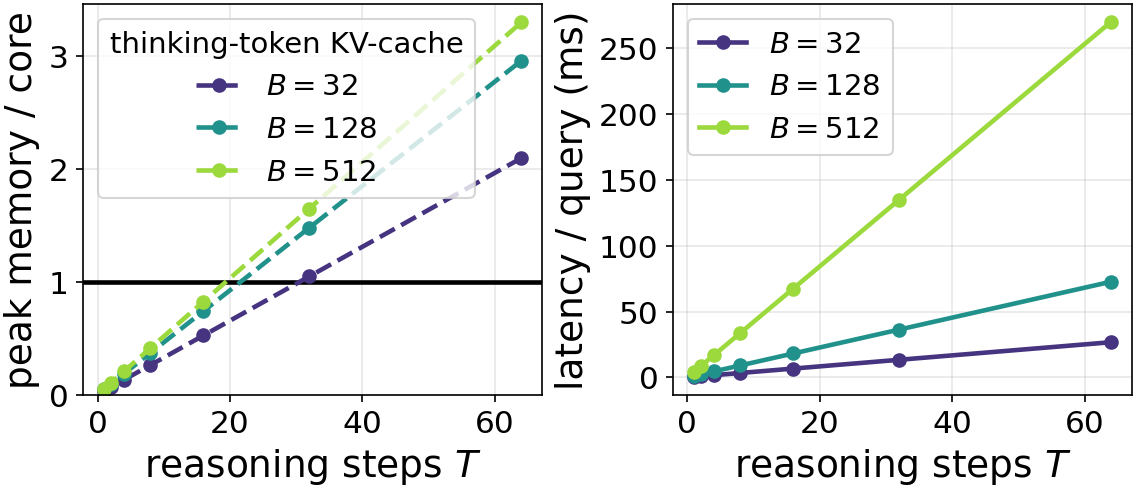

Reproduce this figure in Python.
"""
Measured inference cost of the depth-recurrent reasoning core (paper Fig. fig:inference-cost).

A single pre-norm Transformer block (d=256, h=8, d_ff=1024, L=128, plus the
identity-biased gate and depth embedding of our core) is applied T times. We
measure peak CUDA memory and per-query wall-clock latency as the step count T
and the batch size B grow, and overlay the analytical key-value-cache memory
that a token-generating backbone of depth N would need for the same T
(Section "Computational and Memory Complexity").

GPU job: run via run_inference_cost.sh, which measures and then plots. To only
redraw the figure from an existing inference_cost.json (no GPU needed), run
    python inference_cost.py --plot-only
"""

import json
import sys
import time

import numpy as np
import matplotlib
matplotlib.use("Agg")
import matplotlib.pyplot as plt

D_MODEL, NHEAD, DIM_FF, L = 256, 8, 1024, 128
T_LIST = [1, 2, 4, 8, 16, 32, 64]
B_LIST = [1, 32, 128, 512]
N_BACKBONE = 24          # depth of the reference token backbone (GPT-2 medium)
D_BACKBONE = 1024        # its hidden width; measured, see measure_kv_cache.py
BYTES_PER = 2            # fp16 KV cache
REPS = 30


def _build_block():
    """Import torch lazily so --plot-only works on a CPU-only login node."""
    import torch
    import torch.nn as nn

    class ReasoningBlock(nn.Module):
        """One pre-norm Transformer block + depth embedding + identity-biased
        gate, matching the core used in the sequence-task experiments."""

        def __init__(self, d=D_MODEL, h=NHEAD, ff=DIM_FF, max_steps=128):
            super().__init__()
            self.ln1 = nn.LayerNorm(d)
            self.ln2 = nn.LayerNorm(d)
            self.attn = nn.MultiheadAttention(d, h, batch_first=True)
            self.ff = nn.Sequential(nn.Linear(d, ff), nn.GELU(), nn.Linear(ff, d))
            self.depth_emb = nn.Embedding(max_steps, d)
            self.gate = nn.Linear(2 * d, d)
            nn.init.constant_(self.gate.bias, -2.0)

        def forward(self, h, t):
            x = h + self.depth_emb(torch.tensor(t, device=h.device))
            xn = self.ln1(x)
            a, _ = self.attn(xn, xn, xn, need_weights=False)
            x = x + a
            x = x + self.ff(self.ln2(x))
            z = torch.sigmoid(self.gate(torch.cat([x, h], dim=-1)))
            return z * x + (1.0 - z) * h

    return ReasoningBlock()


def measure(block, B, T, device):
    import torch

    with torch.no_grad():
        h0 = torch.randn(B, L, D_MODEL, device=device)
        h = h0
        for t in range(min(T, 4)):          # warmup
            h = block(h, t)
        torch.cuda.synchronize()
        torch.cuda.reset_peak_memory_stats(device)
        t0 = time.perf_counter()
        for _ in range(REPS):
            h = h0
            for t in range(T):
                h = block(h, t)
        torch.cuda.synchronize()
        latency_ms = (time.perf_counter() - t0) / REPS * 1e3
        peak_mb = torch.cuda.max_memory_allocated(device) / 1e6
    return peak_mb, latency_ms


def kv_cache_mb(B, T, d=D_BACKBONE, N=N_BACKBONE):
    """Key-value cache that the T *thinking* tokens alone add to an N-layer
    backbone: 2 * B * T * N * d * bytes.

    The prompt's own cache is excluded on purpose. Section "Computational and
    Memory Complexity" compares the cost of thinking, and the recurrent core
    carries the same prompt as the backbone does, so charging the prompt to the
    reasoning budget would flatter our side of the comparison.

    The shape and the constant are not assumed: measure_kv_cache.py reads the
    real `past_key_values` of GPT-2 medium (N=24, d=1024) and checks that the
    cache equals 2 * B * (L + T) * N * d * bytes to the byte, and that it is
    exactly linear in B. Subtracting the prompt term is therefore exact."""
    return BYTES_PER * 2 * B * T * N * d / 1e6


def make_figure(out):
    """Restricted to the serving-scale batch sizes (B >= 32); at B=1 the core's
    fixed workspace floor dwarfs the KV-cache so the memory comparison is not
    meaningful there, and B=1 latency is within a few percent of B=32 anyway
    (the GPU is not saturated). Left: the growing key-value-cache term a
    depth-N token backbone would carry, as a multiple of the recurrent core's
    own (T-independent) footprint -- the core is the flat y=1 line. Right:
    latency per query, linear in T."""
    t_list = out["T_list"]
    b_list = [B for B in out["B_list"] if B >= 32]
    # Font sizes target the final render: the figure is included at \columnwidth
    # (~3.5 in), i.e. scaled by ~0.49x, so ~18/15 pt here land near the 8/7 pt
    # the heatmap figures render at -- the paper's camera-ready floor. Panel
    # titles are dropped (the axis labels and caption carry that text) so the
    # two panels fit the single column at this type size.
    FS_LABEL, FS_TICK, FS_LEG = 18, 15, 14
    fig, (axm, axl) = plt.subplots(1, 2, figsize=(7.6, 3.3),
                                   constrained_layout=True)
    colors = plt.cm.viridis(np.linspace(0.15, 0.85, len(b_list)))
    cmap = dict(zip(b_list, colors))

    axm.axhline(1.0, color="black", lw=2.2)   # the core: caption notes y=1 is it
    for B in b_list:
        core_flat = max(out["recurrent"][str(B)]["peak_mb"])
        ratio = [kv_cache_mb(B, T) / core_flat for T in t_list]
        axm.plot(t_list, ratio, "o--", color=cmap[B], lw=2.2, ms=6,
                 label=f"$B{{=}}{B}$")
    axm.set_xlabel("reasoning steps $T$", fontsize=FS_LABEL)
    axm.set_ylabel("peak memory / core", fontsize=FS_LABEL)
    axm.set_ylim(bottom=0)
    axm.tick_params(labelsize=FS_TICK)
    axm.legend(fontsize=FS_LEG, loc="upper left", handlelength=1.6,
               title="thinking-token KV-cache", title_fontsize=FS_LEG)
    axm.grid(alpha=0.3)

    for B in b_list:
        axl.plot(t_list, out["recurrent"][str(B)]["latency_ms"], "o-",
                 color=cmap[B], lw=2.2, ms=6, label=f"$B{{=}}{B}$")
    axl.set_xlabel("reasoning steps $T$", fontsize=FS_LABEL)
    axl.set_ylabel("latency / query (ms)", fontsize=FS_LABEL)
    axl.tick_params(labelsize=FS_TICK)
    axl.legend(fontsize=FS_LEG, loc="upper left", handlelength=1.6)
    axl.grid(alpha=0.3)

    fig.savefig("inference_cost.pdf", dpi=150, bbox_inches="tight", pad_inches=0.03)
    fig.savefig("inference_cost.png", dpi=150, bbox_inches="tight", pad_inches=0.03)
    print("saved inference_cost.{pdf,png}")


def main():
    import torch

    assert torch.cuda.is_available(), "needs a GPU"
    device = torch.device("cuda")
    block = _build_block().to(device).eval()

    out = {
        "config": dict(d_model=D_MODEL, nhead=NHEAD, dim_ff=DIM_FF, seq_len=L,
                       n_backbone=N_BACKBONE, d_backbone=D_BACKBONE, reps=REPS,
                       gpu=torch.cuda.get_device_name(0)),
        "T_list": T_LIST, "B_list": B_LIST,
        "recurrent": {}, "thinking_kv_cache_mb": {},
    }
    for B in B_LIST:
        mem_r, lat_r = [], []
        for T in T_LIST:
            p, ms = measure(block, B, T, device)
            mem_r.append(round(p, 1))
            lat_r.append(round(ms, 3))
            print(f"  B={B:>4} T={T:>3}   peak={p:8.1f} MB   latency={ms:8.3f} ms",
                  flush=True)
        out["recurrent"][str(B)] = dict(peak_mb=mem_r, latency_ms=lat_r)
        out["thinking_kv_cache_mb"][str(B)] = [round(kv_cache_mb(B, T), 1) for T in T_LIST]

    with open("inference_cost.json", "w") as f:
        json.dump(out, f, indent=2)

    make_figure(out)


if __name__ == "__main__":
    if "--plot-only" in sys.argv:
        with open("inference_cost.json") as f:
            make_figure(json.load(f))
    else:
        main()
